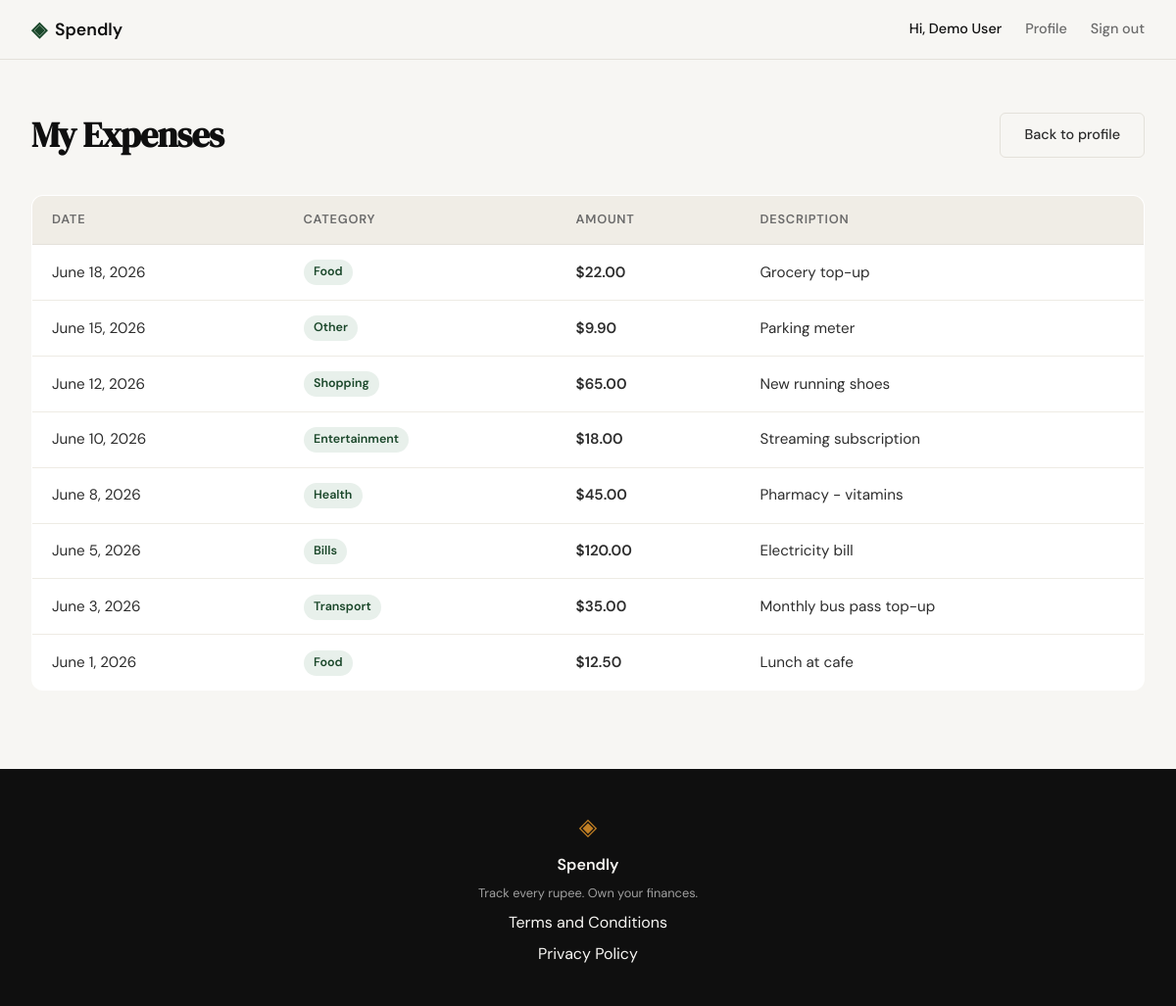
/expenses (signed in), run on an earlier commit of the app's database.
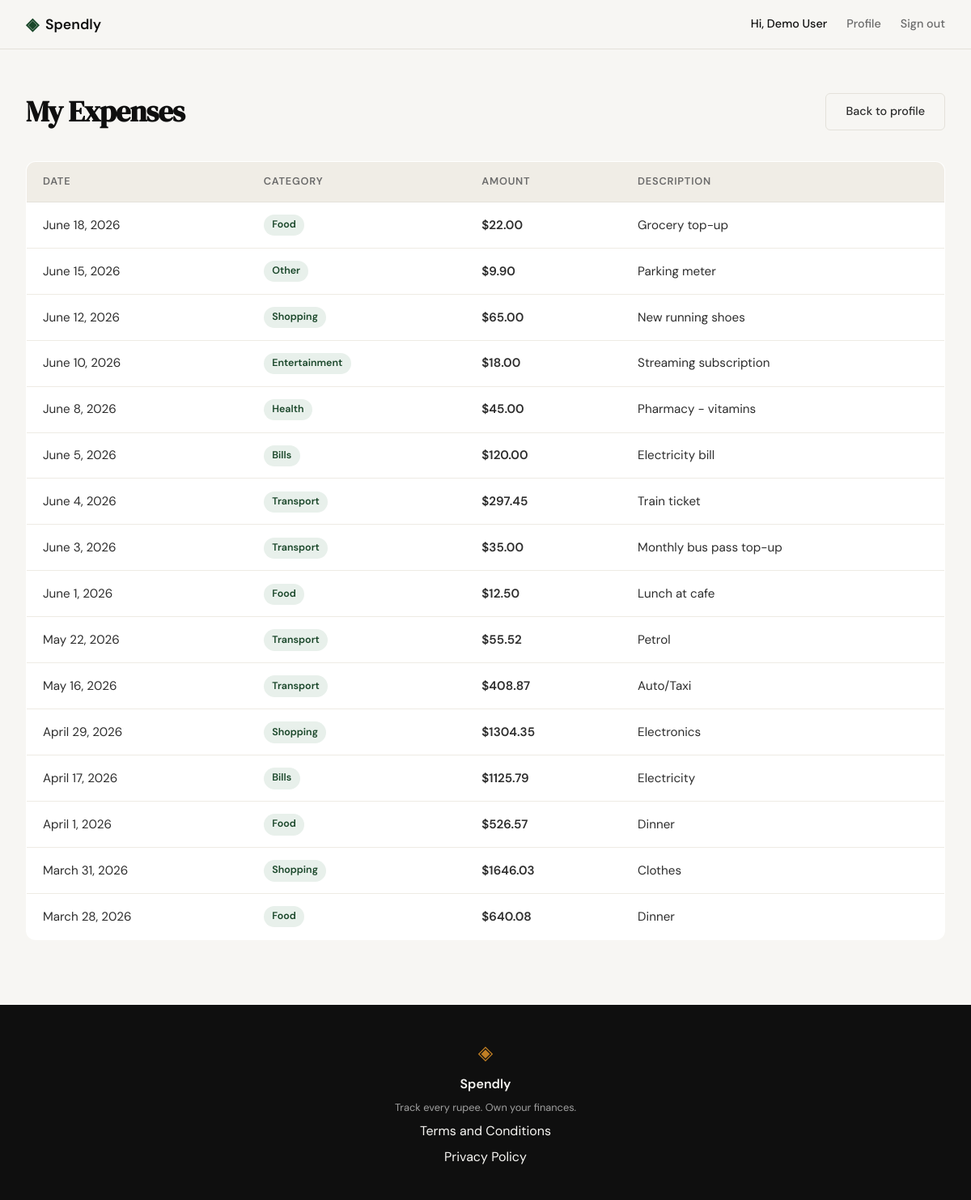
And on a later commit of the database.
### tables this page shows
CREATE TABLE expenses (
            id          INTEGER PRIMARY KEY AUTOINCREMENT,
            user_id     INTEGER NOT NULL REFERENCES users(id),
            amount      REAL    NOT NULL,
            category    TEXT    NOT NULL,
            date        TEXT    NOT NULL,
            description TEXT,
            created_at  TEXT    DEFAULT (datetime('now'))
        );

### app.py (the view)
@app.route("/expenses")
def expenses():
    user_id = session.get("user_id")
    if not user_id:
        return redirect(url_for("login"))
    from datetime import datetime
    rows = get_expenses_for_user(user_id)
    expenses_display = []
    for row in rows:
        try:
            date_fmt = datetime.strptime(row["date"], "%Y-%m-%d").strftime("%B %d, %Y").replace(" 0", " ")
        except ValueError:
            date_fmt = row["date"]
        expenses_display.append({
            "id":          row["id"],
            "date":        date_fmt,
            "category":    row["category"],
            "amount":      row["amount"],
            "description": row["description"] or "",
        })
    return render_template("expenses.html", expenses=expenses_display)

### database/db.py (called while the page is built)
def get_db():
    conn = sqlite3.connect(DB_PATH)
    conn.row_factory = sqlite3.Row
    conn.execute("PRAGMA foreign_keys = ON")
    return conn

def get_expenses_for_user(user_id):
    conn = get_db()
    rows = conn.execute(
        """
        SELECT id, amount, category, date, description
        FROM expenses
        WHERE user_id = ?
        ORDER BY date DESC, id DESC
        """,
        (user_id,)
    ).fetchall()
    conn.close()
    return rows

### templates/expenses.html (shortened to what this page needs)
{% extends "base.html" %}
{% block content %}
<section class="expenses-section">
  <div class="expenses-inner">
    <div class="expenses-header">
      <h1 class="expenses-title">My Expenses</h1>
      <a href="{{ url_for('profile') }}" class="btn-ghost">Back to profile</a>
    </div>
    {% if expenses %}
    <table class="expenses-table">
      <thead>
        <tr>
          <th>Date</th>
          <th>Category</th>
          <th>Amount</th>
          <th>Description</th>
        </tr>
      </thead>
      <tbody>
        {% for expense in expenses %}
        <tr>
          <td class="col-date">{{ expense.date }}</td>
          <td><span class="category-badge">{{ expense.category }}</span></td>
          <td class="col-amount">${{ "%.2f"|format(expense.amount) }}</td>
          <td class="col-desc">{{ expense.description }}</td>
        </tr>
        {% endfor %}
      </tbody>
    </table>
    {% else %}
    <div class="empty-state">
      <i data-lucide="inbox"></i>
      <p>No expenses yet.</p>
      <a href="{{ url_for('add_expense') }}" class="btn-primary">Add your first expense</a>
    </div>
    {% endif %}
  </div>
</section>
{% endblock %}

What changed in the data, as far as the page shows it:
added expenses: date "June 4, 2026", category "Transport", amount "297.45", description "Train ticket"
added expenses: date "May 22, 2026", category "Transport", amount "55.52", description "Petrol"
added expenses: date "May 16, 2026", category "Transport", amount "408.87", description "Auto/Taxi"
added expenses: date "April 29, 2026", category "Shopping", amount "1304.35", description "Electronics"
added expenses: date "April 17, 2026", category "Bills", amount "1125.79", description "Electricity"
added expenses: date "April 1, 2026", category "Food", amount "526.57", description "Dinner"
added expenses: date "March 31, 2026", category "Shopping", amount "1646.03", description "Clothes"
added expenses: date "March 28, 2026", category "Food", amount "640.08", description "Dinner"
